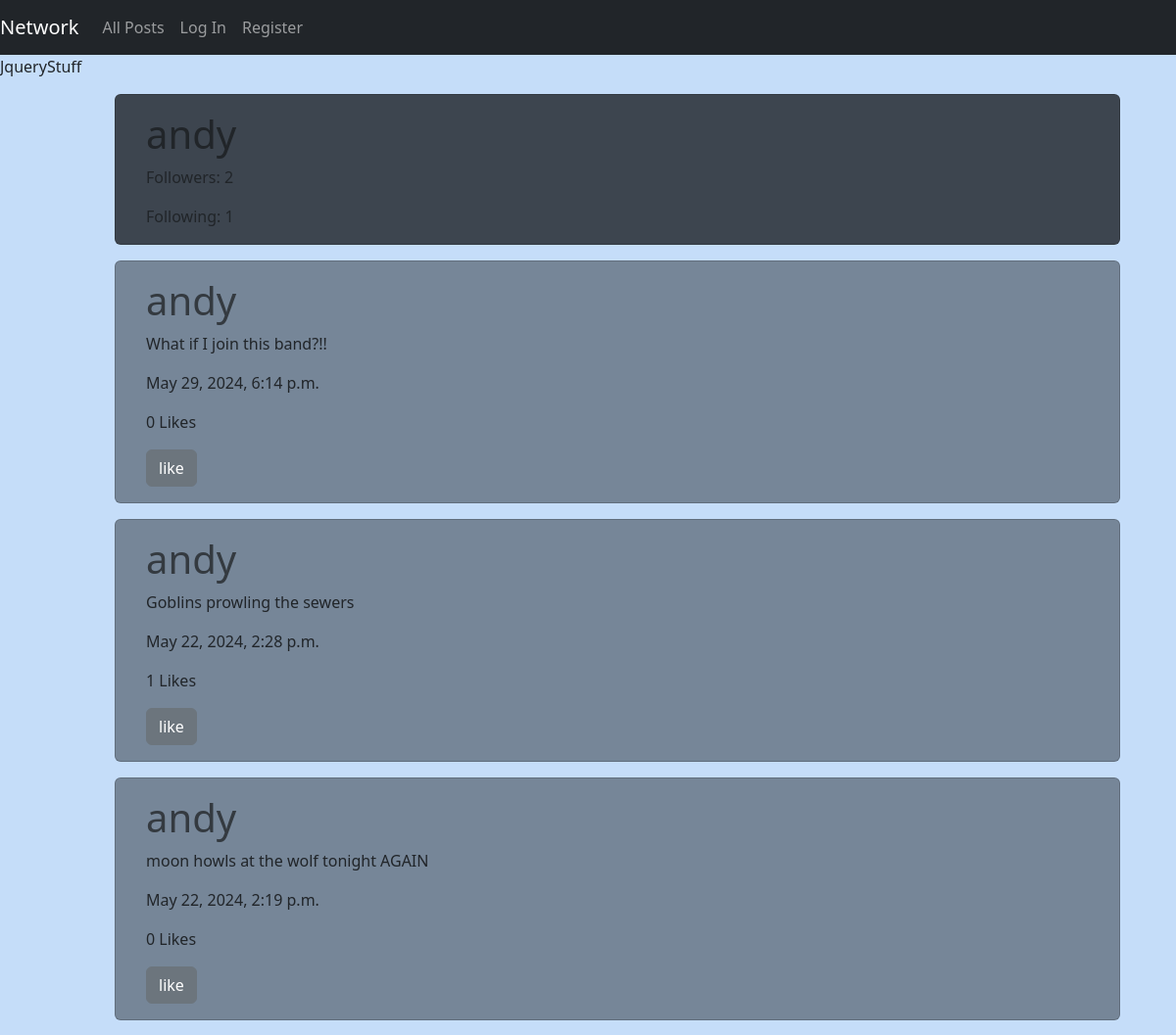
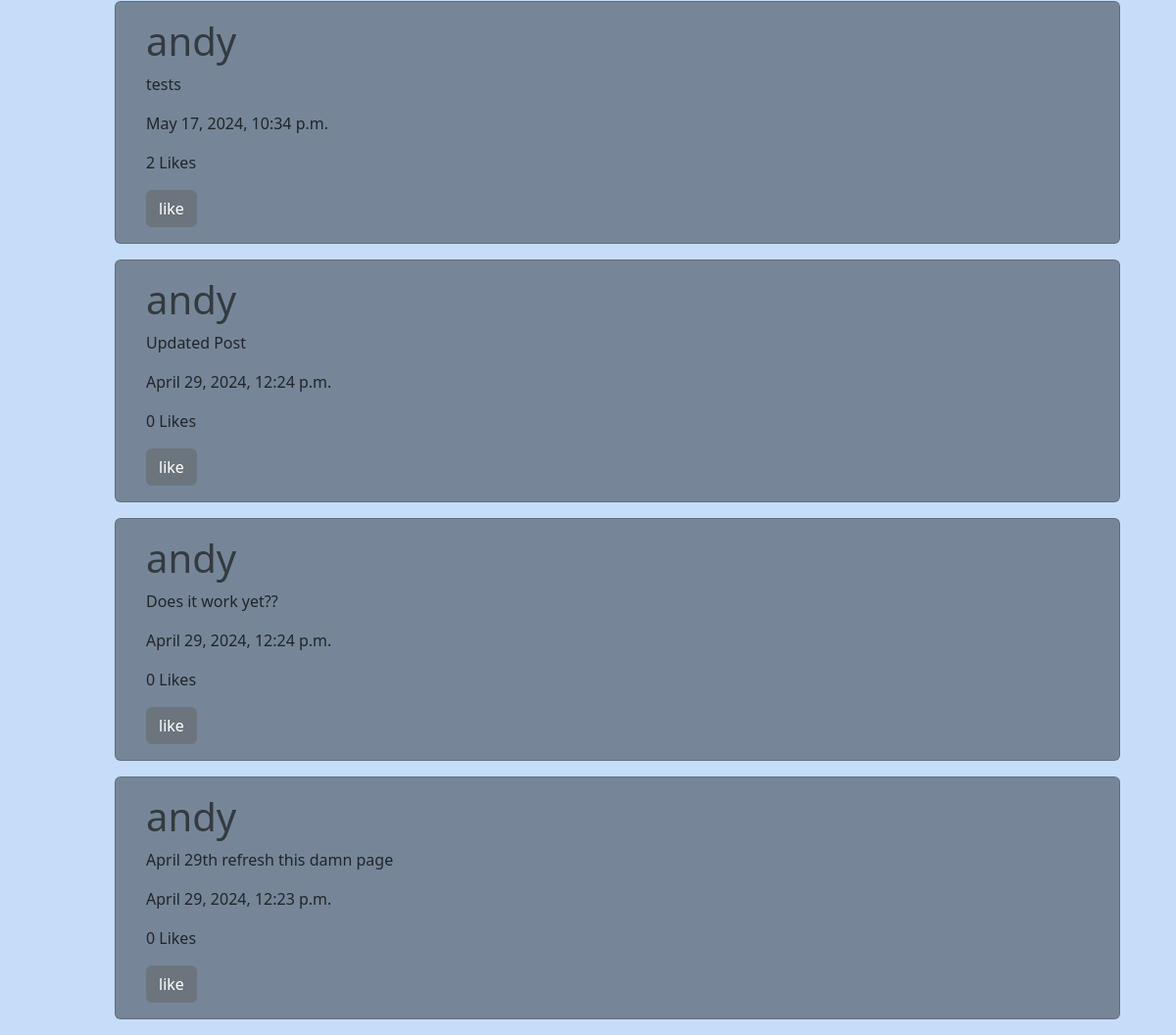
The page /profile/1 on the database as committed earlier (2 pictures, top to bottom).
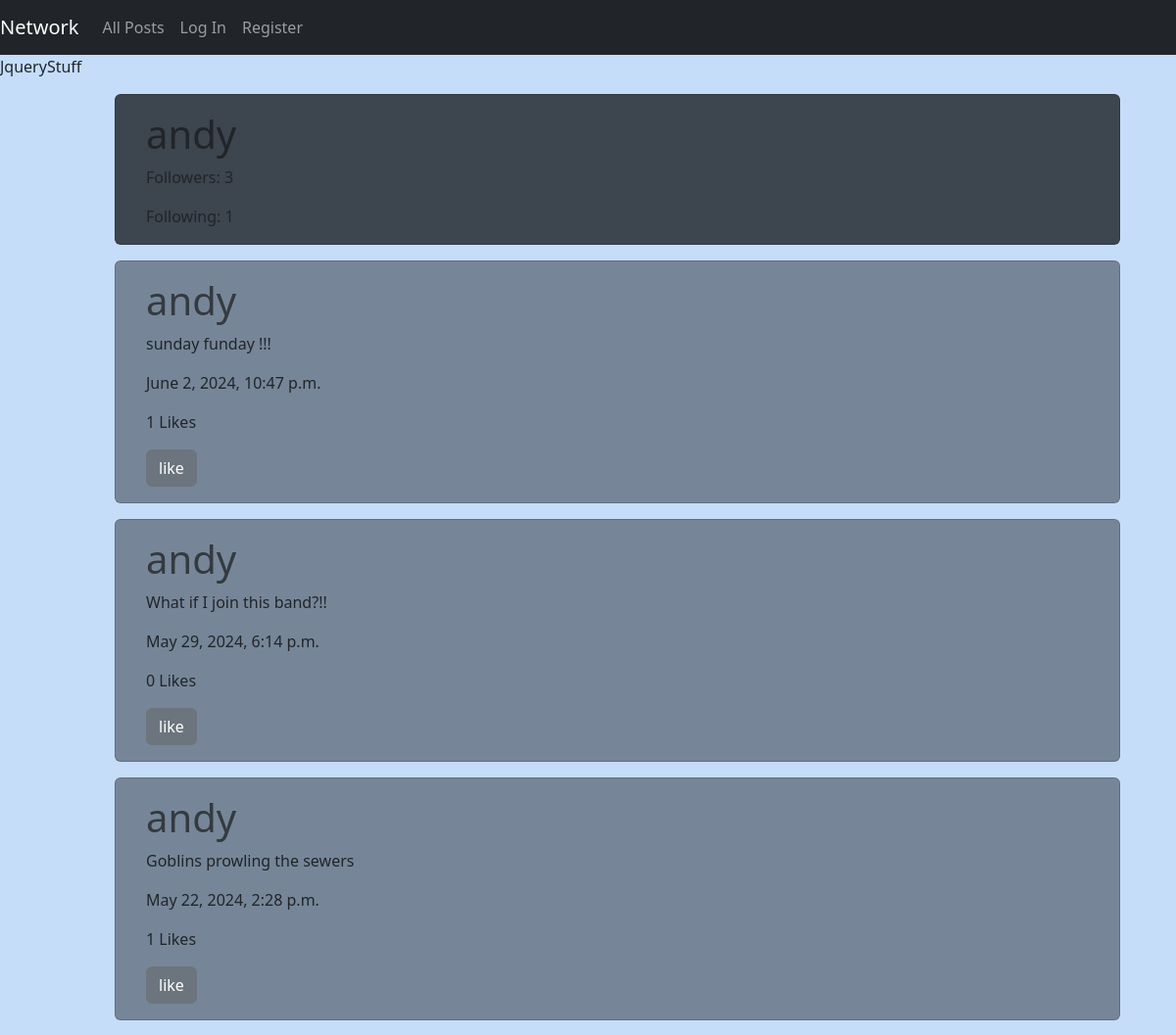
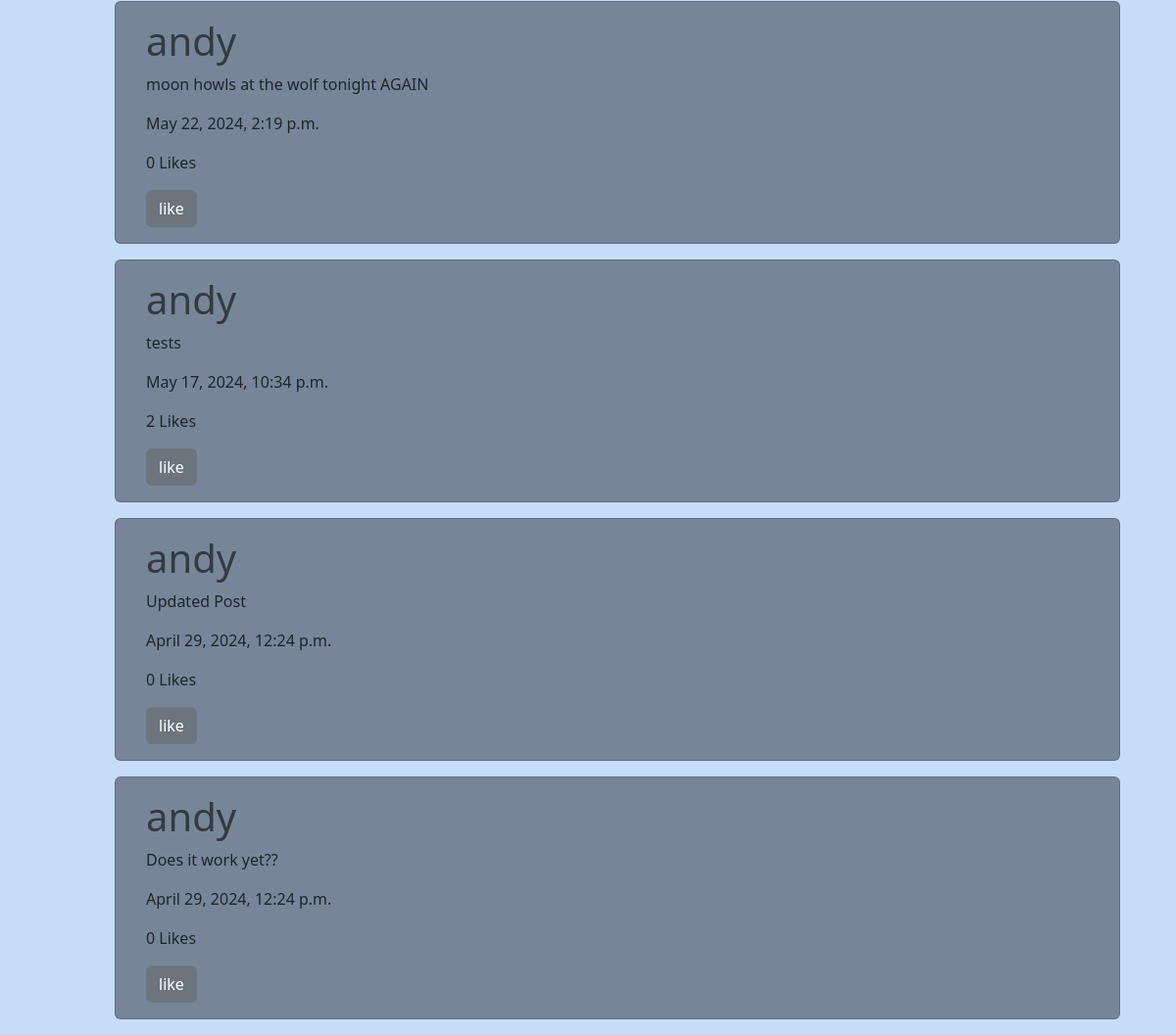
The same page on the database as committed later (2 pictures, top to bottom).
### network/models.py (models this page shows, shortened)
class Post(models.Model):
    user = models.ForeignKey('User', on_delete=models.CASCADE, blank=True, null=True)
    text = models.CharField(max_length=255, blank=True)
    timestamp = models.DateTimeField(auto_now_add=True)
    likes = models.ManyToManyField('User', related_name='liked', blank=True)

class User(AbstractUser):
    followers = models.ManyToManyField('self', related_name='following', symmetrical=False, blank=True)
    def __str__(self):
        return self.username

### network/views.py (the view)
# urls.py: path("profile/<int:id>", views.user_profile, name="profile"),
def user_profile(request, id):
    if request.method == "GET":
        target_user = User.objects.get(pk=id)
        posts = Post.objects.filter(user=id)
        page_number = request.GET.get('page', 1)
        by_time = posts.order_by("-timestamp").all()
        paginator = Paginator(by_time,7)
        page_posts = paginator.get_page(page_number)
        logged_in = request.user
        followers = target_user.followers.all()
        following = target_user.following.all()
        is_following = logged_in in followers
        return render(request, "network/profile.html", {
            "posts":page_posts,
            "target_user": target_user,
            "logged_in": logged_in,
            "followers": followers.count(),
            "following": following.count(),
            "is_following": is_following,
        })
    elif request.method == "POST":
       follow = target_user.followers.add(current_user)
       follow.save()
    return JsonResponse({'message': 'User followed successfully'})

### network/templates/network/profile.html (shortened to what this page needs)
{% extends "network/layout.html" %}
{% load static %}
{% block body %}
<div class="card profile-header my-3 ">
    <div class="card-body">
    <h1 class="card-title">{{ target_user }}</h1>
    <p class="card-text">Followers: {{ followers }}</p>
    <p class="card-text">Following: {{ following }}</p>
</div>
</div>
<div>
    {% for post in posts %}
    <div class="card postcard mb-3" id="post-{{ post.id }}" >
        <div class="card-body">
        <h1><a href="/profile/{{ post.user.id }}"> {{ post.user.username }}</a></h1>
        <p class="post-text">{{ post.text }}</p>
        <p>{{ post.timestamp }}</p>
        <p id="like-count-{{ post.id }}" >{{ post.likes.count }} Likes</p>
        <button class="btn btn-secondary  like-button" id="like-button-{{ post.id }}" data-post-id="{{ post.id }}" >like</button>
        </div>
        </div>
    {% endfor %}
</div>
{% endblock %}

Rows that differ between the two databases and show on the page:
no longer on this page (row unchanged): Post: user.username "andy", text "April 29th refresh this damn page", timestamp "April 29, 2024, 12:23 p.m.", likes.count "0"
added Post: user.username "andy", text "sunday funday !!!", timestamp "June 2, 2024, 10:47 p.m.", likes.count "1"
Other text that changed with them:
{{ followers }}: "2" → "3"
